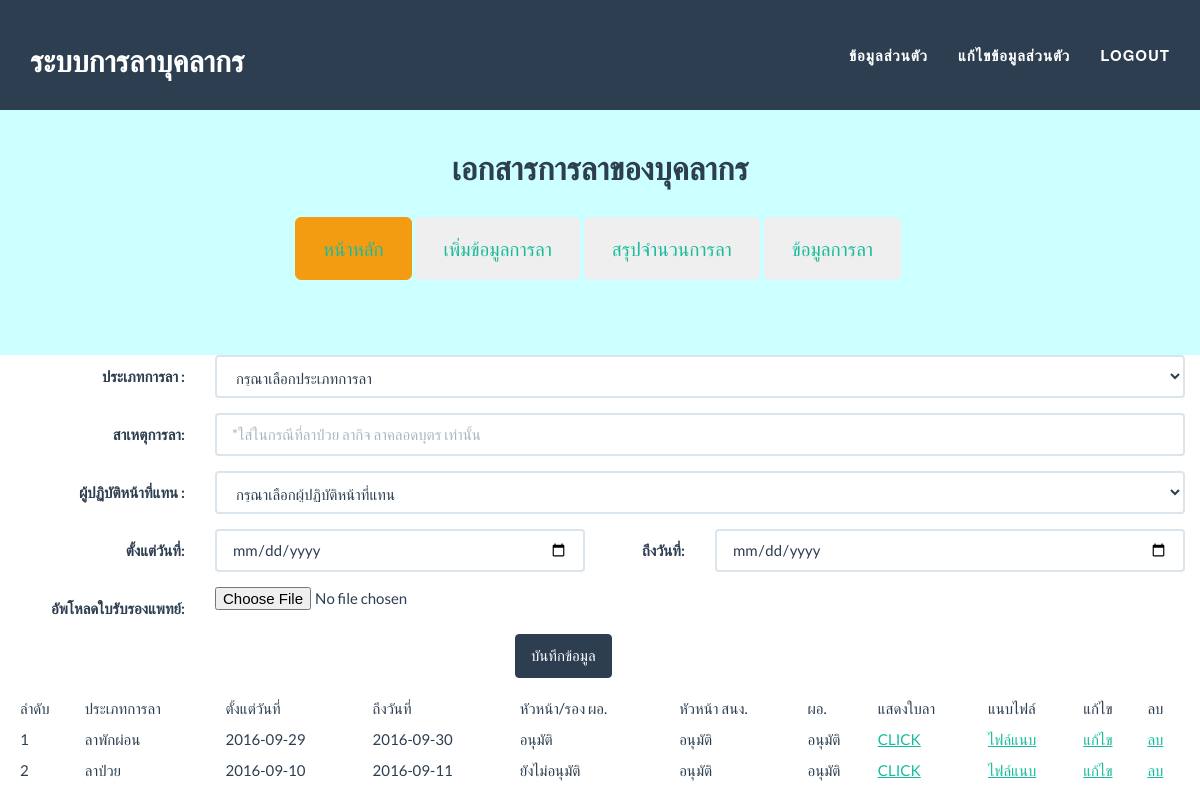
/add.php (signed in), run on an earlier commit of the app's database.
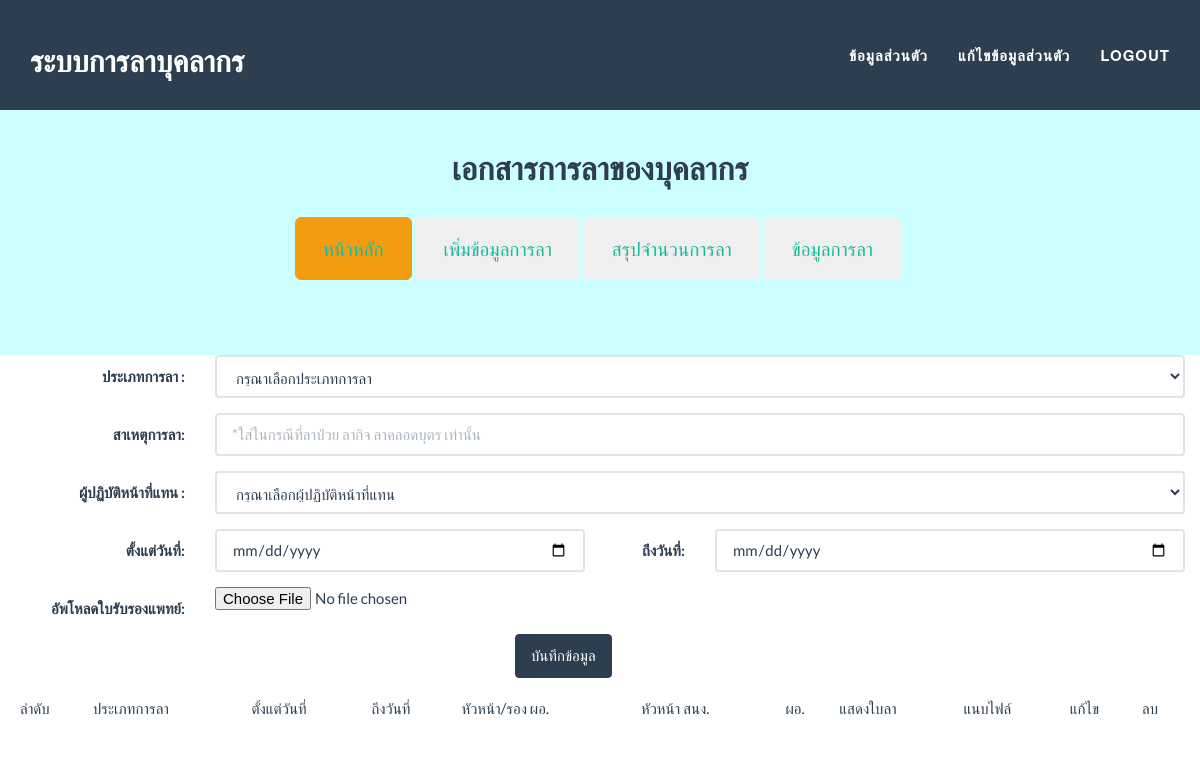
And on a later commit of the database.
### tables this page shows
CREATE TABLE `la_detail` (
  `id_detail` int(11) NOT NULL AUTO_INCREMENT,
  `id_type` int(11) DEFAULT NULL,
  `sdate` varchar(255) DEFAULT NULL,
  `ndate` varchar(255) DEFAULT NULL,
  `comment` varchar(255) DEFAULT NULL,
  `id_personal` int(11) DEFAULT NULL,
  `id_personal_tan` int(11) NOT NULL,
  `now_date` varchar(50) DEFAULT NULL,
  `status1` varchar(255) DEFAULT NULL,
  `status2` varchar(255) DEFAULT NULL,
  `status3` varchar(255) DEFAULT NULL,
  `file` varchar(255) DEFAULT NULL,
  `namla` int(10) DEFAULT NULL,
  `numlatotal` int(5) NOT NULL,
  `id_boss` int(5) NOT NULL,
  PRIMARY KEY (`id_detail`)
);

CREATE TABLE `la_type` (
  `id_type` int(11) NOT NULL DEFAULT '0',
  `nametype` varchar(255) DEFAULT NULL,
  PRIMARY KEY (`id_type`)
);

### config.php (called while the page is built, shortened)
<?php
function db()
{
	return $GLOBALS['mysqli'];
}
?>

### add.php (the view, shortened to what this page needs)
<?php
include 'config.php';
?>
<!DOCTYPE html>
<html lang="en">
	<head>
	<link href="css/bootstrap.min.css" rel="stylesheet">
	<link href="css/freelancer.css" rel="stylesheet">
    <link href="css/font.css" rel="stylesheet">
	<link href="font-awesome/css/font-awesome.min.css" rel="stylesheet" type="text/css">
	</head>
<body id="page-top" class="index">
	<?php include 'menu.php';?>
<br>
    <br>
<div class="container">
	<div class="row">
	<form class="form-horizontal" action="insert.php" method="post" enctype="multipart/form-data">
    <div class="form-group">
	<label class="col-sm-2 control-label">ประเภทการลา :</label>
<div class="col-sm-10">
  <select name="category" id="category" class="form-control" >
    <option>กรุณาเลือกประเภทการลา</option>
 <?php  $query = db()->query('SELECT id_type,nametype FROM la_type');
		while(list($id_type,$nametype) = $query->fetch_row())
		{ ?>
  <option value="<?php echo $id_type;?>"><?php echo $nametype;?></option>
  <?php }?>
</select>
</div>
</div>
    <div class="form-group">
    <label class="col-sm-2 control-label" >สาเหตุการลา:</label>
    <div class="col-sm-10">
    <input type="text" name="Cause" class="form-control" placeholder="*ใส่ในกรณีที่ลาป่วย ลากิจ ลาคลอดบุตร เท่านั้น">
        </div>
        </div>
     <div class="form-group">
	<label class="col-sm-2 control-label">ผู้ปฏิบัติหน้าที่แทน :</label>
<div class="col-sm-10">
  <select name="dutytan" class="form-control" >
    <option>กรุณาเลือกผู้ปฏิบัติหน้าที่แทน</option>
 <?php  $query = db()->query('SELECT id_personal,id_prefix,fname,lname FROM la_personal Where id_subdepart="'.$_SESSION['idsubdepart'].'" and id_personal<>"'.$_SESSION['iduser'].'"');
		while(list($id_personal,$id_prefix,$fname,$lname) = $query->fetch_row())
		{
		$query1 = db()->query('SELECT * from la_prefix where id_prefix="'.$id_prefix.'"');
		$row = $query1->fetch_assoc();
			?>
  <option value="<?php echo $id_personal;?>"><?php echo $row['nameprefix'].$fname." ".$lname;?></option>
  <?php }?>
</select>
</div>
</div>
	<div class="form-group">
		<label class="col-sm-2 control-label" >ตั้งแต่วันที่:</label>
		<div class="col-sm-4">
			<input type="date" name="sdate" class="form-control"placeholder="*กรุณาใส่วันที่">
		</div>
		<label class="col-sm-1 control-label" >ถึงวันที่:</label>
		<div class="col-sm-5">
			<input type="date" name="ndate" class="form-control"placeholder="*กรุณาใส่วันที่">
		</div>
        </div>
 <div class="form-group">
    <label class="col-sm-2 control-label" >อัพโหลดใบรับรองแพทย์:</label>
    <div class="col-sm-10">
    <input name="filepdf" type="file" />
        </div>
        </div>
	 <div class="form-group">
	<div class="col-sm-5"></div>
	<div class="col-sm-6">
	 <input a class="btn btn-primary" type="submit" value="บันทึกข้อมูล"></a></div>
	 </div>
</form>
<table class="table table-condensed">
	<tr>
		<td>ลำดับ</td>
		<td>ประเภทการลา</td>
		<td>ตั้งแต่วันที่</td>
		<td>ถึงวันที่</td>
		<td>หัวหน้า/รอง ผอ.</td>
		<td>หัวหน้า สนง.</td>
        <td>ผอ.</td>
        <td>แสดงใบลา</td>
		<td>แนบไฟล์</td>
        <td>แก้ไข</td>
        <td>ลบ</td>
	</tr>
<?php
$query = db()->query('SELECT id_detail,id_type,sdate,ndate,comment,id_personal,now_date,status1,status2,status3,file FROM la_detail where id_personal="'.$_SESSION['iduser'].'"');
$count=1;
while(list($id_detail,$id_type,$sdate,$ndate,$comment,$id_personal,$now_date,$status1,$status2,$status3,$file) = $query->fetch_row())
{
?>
<tr>
		<td><?php echo $count++;?></td>
		<td><?php
		$query1 = db()->query('SELECT * from la_type where id_type="'.$id_type.'"');
		$row = $query1->fetch_assoc();
		echo $row['nametype'];
		?></td>
		<td><?php echo $sdate;?></td>
		<td><?php echo $ndate;?></td>
    <td>  <?php
			if($status1==0){
				echo "ยังไม่อนุมัติ";
			}else{
				echo "อนุมัติ";
			}
		?></td>
        <td><?php
			if($status2==0){
				echo "ยังไม่อนุมัติ";
			}else{
				echo "อนุมัติ";
			}
		?></td>
        <td><?php
			if($status2==0){
				echo "ยังไม่อนุมัติ";
			}else{
				echo "อนุมัติ";
			}
		?></td>
         <td>
         <?php
			if($id_type==1){
			?>	 <a href="from1pdf.php?id_detail=<?php echo $id_detail;?>" target="_blank">CLICK</a>
			<?php }else{?>
				<a href="from2pdf.php?id_detail=<?php echo $id_detail;?>" target="_blank">CLICK</a>
			<?php }
		?>
        </td>
        <td><a href="./uploads/<?php echo $file?>" target="_blank">ไฟล์แนบ</a></td>
		<td><a href="editla.php?id_detail=<?php echo $id_detail;?>">แก้ไข</a></td>
		<td><a href="deletela.php?id_detail=<?php echo $id_detail;?>">ลบ</a></td>
		</tr>
<?php
}
?>
</table>
</body>
</html>

What changed in the data, as far as the page shows it:
removed la_detail: id_type.nametype "ลาพักผ่อน", sdate "2016-09-29", ndate "2016-09-30", status1 "อนุมัติ", status2 "อนุมัติ"
removed la_detail: id_type.nametype "ลาป่วย", sdate "2016-09-10", ndate "2016-09-11", status1 "ยังไม่อนุมัติ", status2 "อนุมัติ"
